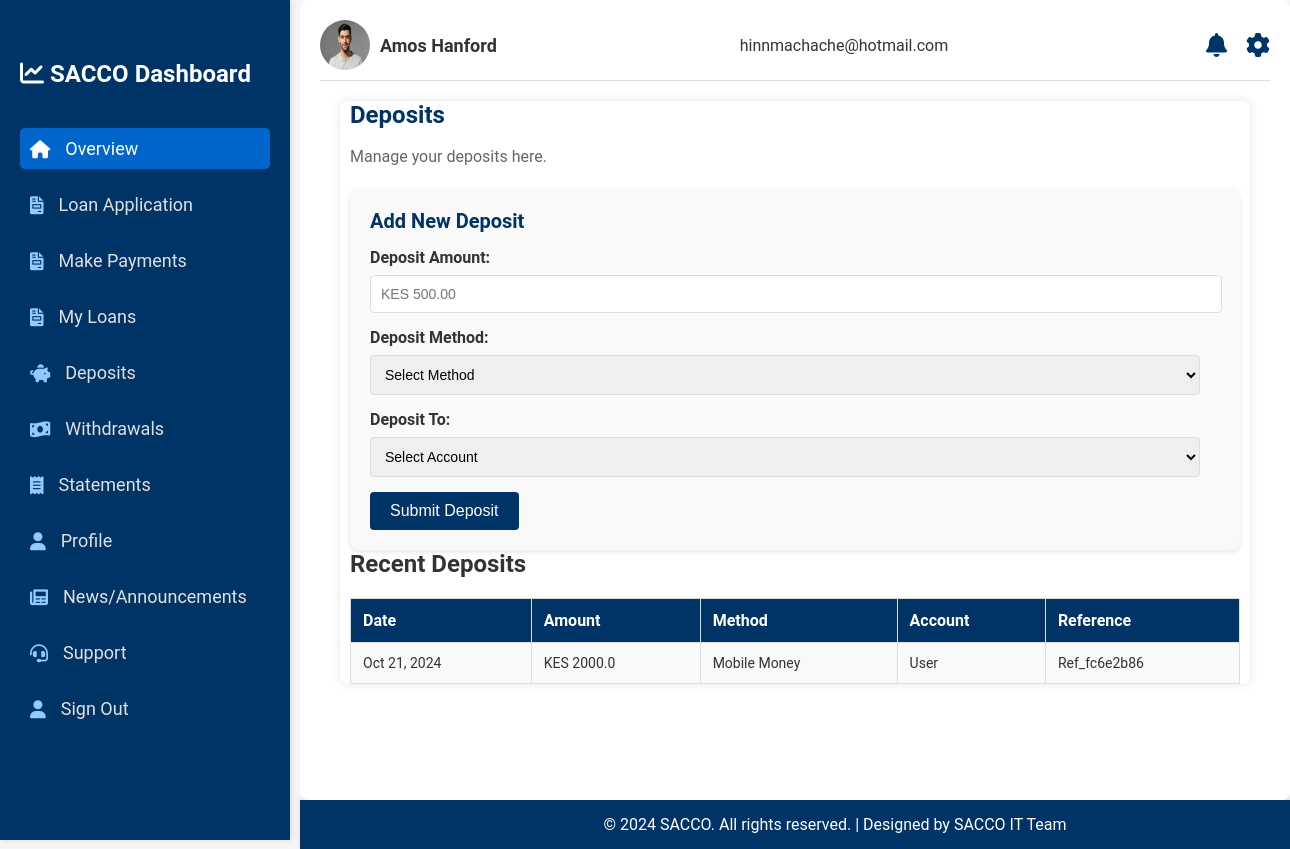
Before: /deposit (signed in) with the older database file.
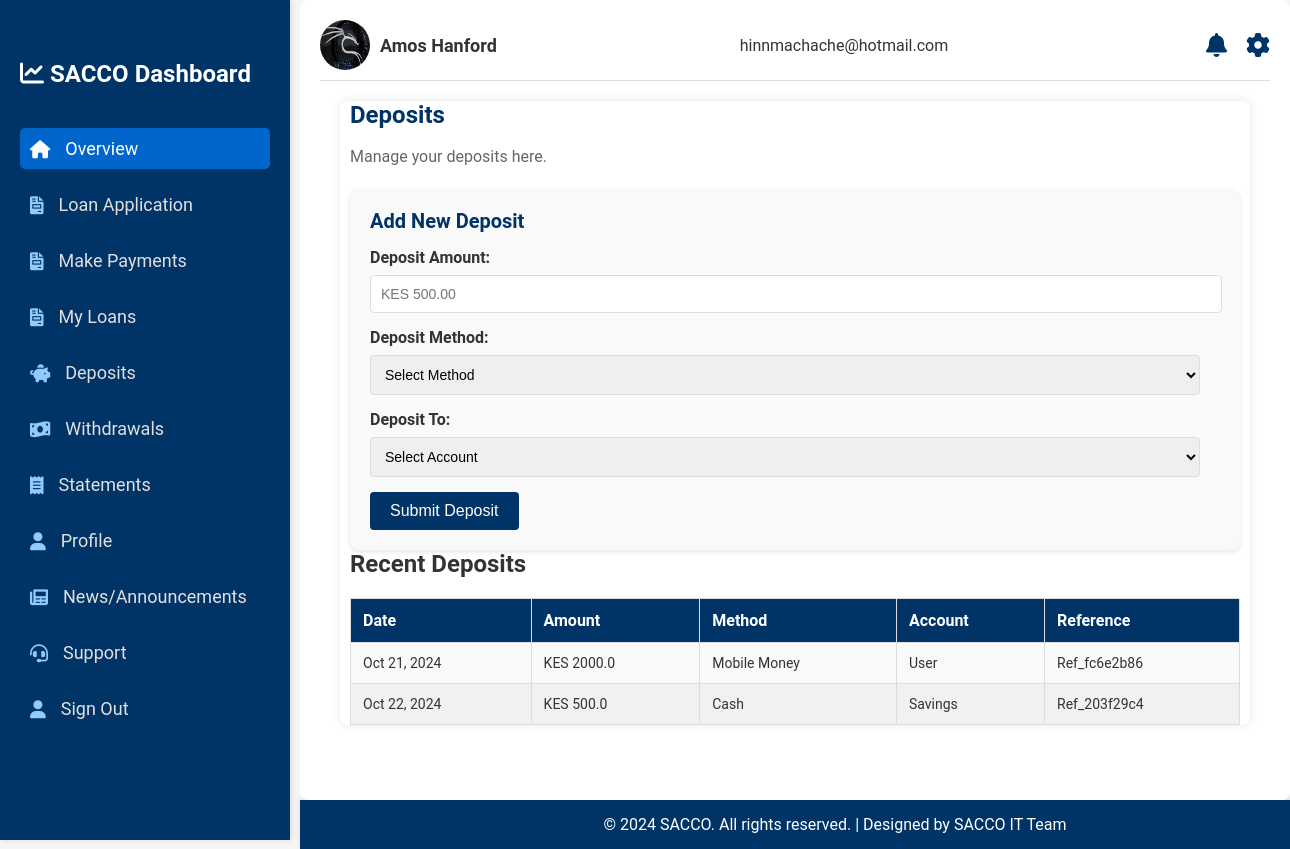
After: the same page with the newer database file.
### main_app/models.py (models this page shows, shortened)
class User_personalData(db.Model):
    id = db.Column(db.Integer, primary_key=True)
    user_id = db.Column(db.String, db.ForeignKey('user.user_id'), nullable=False)  # Foreign Key
    user = db.relationship('User', back_populates='personal_data', lazy=True)
    surname = db.Column(db.String(30), nullable=False)
    other_names = db.Column(db.String(120), nullable=False)
    income = db.Column(db.Float, nullable=False)
    dob = db.Column(db.String(20), nullable=False)
    id_number = db.Column(db.Integer, unique=True, nullable=False)
    telephone_no = db.Column(db.String(20), unique=True, nullable=False)
    address = db.Column(db.String(50), nullable=False)
    postal_code= db.Column(db.Integer, nullable=False)
    gender= db.Column(db.String(5), nullable=False)
    user_profile = db.Column(db.String(20), nullable=False, default="user.jpeg")
    id_profile = db.Column(db.String(20), nullable=False, default="user.jpeg")

class User(db.Model, UserMixin):
    user_id = db.Column(db.String(10), primary_key=True)
    username = db.Column(db.String(30), unique=True, nullable=False)
    email = db.Column(db.String(120), unique=True, nullable=False)
    role = db.Column(db.String(6), nullable=False)
    password = db.Column(db.String, nullable=False)
    personal_data = db.relationship('User_personalData', back_populates='user', uselist=False)
    personal_loan = db.relationship("Loan", back_populates="loan_user", uselist=False)
    account = db.relationship('Account', back_populates='user', uselist=False)
    withdrawals = db.relationship('Withdrawals', back_populates='user', uselist=False)
    deposits = db.relationship('Deposit', back_populates='user', uselist=False)

class Deposit(db.Model):
    id = db.Column(db.Integer, primary_key=True)
    user_id = db.Column(db.Integer, db.ForeignKey('user.user_id'), nullable=False)
    user = db.relationship('User', back_populates='deposits')
    amount = db.Column(db.Float, nullable=False)
    deposit_method = db.Column(db.String(50), nullable=False)
    reference_no = db.Column(db.String(50), nullable=False, unique=True)
    account_type = db.Column(db.String(50), nullable=False)
    created_at = db.Column(db.DateTime, default=datetime.now())

### main_app/routes.py (the view)
@app.route("/deposit", methods=['POST', 'GET'])
@login_required
def deposit():
    user_deposits = []
    if request.method == 'POST':
        if 'amount' in request.form and 'deposit_method' in request.form and 'account' in request.form:
            deposit_amount = float(request.form['amount'])
            deposit_method = request.form['deposit_method']
            account_type = request.form['account']
            reference_no = f'Ref_{get_next_ref_id()}'
            if account_type == 'User':
                user_account = Account.query.filter_by(user_id=current_user.user_id).first()
                if user_account:
                    user_account.balance += deposit_amount
                    db.session.commit()
                deposit = Deposit(user_id=current_user.user_id, amount=deposit_amount,
                                deposit_method=deposit_method, account_type=account_type,
                                reference_no=reference_no)
                db.session.add(deposit)
                db.session.commit()
    elif request.method == 'GET':
        user_deposits = []
        user_deposits = Deposit.query.filter_by(user_id=current_user.user_id).all()
    return render_template("user/deposits.html", title="Deposits | SACCO Dashboard",
                           deposits=user_deposits)

### main_app/models.py (called while the page is built)
@login_manager.user_loader
def load_user(user_id):
    user_id = str(user_id)
    if user_id.startswith('user_'):
        return User.query.get(user_id)
    elif user_id.startswith('admin_'):
        return Admin.query.get(user_id)
    return None  # Return None if no user/admin is found

### main_app/templates/user/deposits.html (shortened to what this page needs)
{% extends "user/layout.html" %}
{% block content %}
<div class="deposits">
    <h1>Deposits</h1>
    <p>Manage your deposits here.</p>
        <div class="deposit-form">
        <h2>Add New Deposit</h2>
        <form action="{{ url_for('deposit') }}" method="post">
            <label for="amount">Deposit Amount:</label>
            <input type="text" id="amount" name="amount" placeholder="KES 500.00" required>
            <label for="deposit-method">Deposit Method:</label>
            <select id="deposit_method" name="deposit_method" required>
                <option value="">Select Method</option>
            </select>
            <label for="account">Deposit To:</label>
            <select id="account" name="account" required>
                <option value="">Select Account</option>
            </select>
            <button type="submit">Submit Deposit</button>
        </form>
    </div>
    <div class="recent-deposits">
        <h2>Recent Deposits</h2>
        <table class="deposit-history">
            <thead>
                <tr>
                    <th>Date</th>
                    <th>Amount</th>
                    <th>Method</th>
                    <th>Account</th>
                    <th>Reference</th>
                </tr>
            </thead>
            <tbody>
                 {% for deposit in deposits %}
                    <tr>
                        <td>{{ deposit.created_at.strftime('%b %d, %Y') }}</td>
                        <td>KES {{ deposit.amount }}</td>
                        <td>
                            {% if deposit.deposit_method == 'bank_transfer' %}
                                Bank Transfer
                            {% elif deposit.deposit_method == 'mobile_money' %}
                                Mobile Money
                            {% elif deposit.deposit_method == 'cash' %}
                                Cash
                            {% else %}
                                Unknown Method
                            {% endif %}
                        </td>
                        <td>{{ deposit.account_type }}</td>
                        <td>{{ deposit.reference_no }}</td>
                    </tr>
                 {% endfor %}
            </tbody>
        </table>
    </div>
</div>
{% endblock content %}

### main_app/templates/user/layout.html (shortened to what this page needs)
<!DOCTYPE html>
<html lang="en">
<head>
    {% block head %}
    <link rel="stylesheet" href="{{ url_for('static', filename='/css/styles.css') }}">
    <link rel="stylesheet" href="https://cdnjs.cloudflare.com/ajax/libs/font-awesome/6.0.0-beta3/css/all.min.css">
    {% endblock %}
</head>
<body>
    <div class="dashboard">
        <div class="sidebar">
            <h2><i class="fas fa-chart-line"></i> SACCO Dashboard</h2>
                <ul>
                    <li><a href="{{ url_for('home') }}" class="active"><i class="fas fa-home"></i> Overview</a></li>
                    <li><a href="{{ url_for('application') }}"><i class="fas fa-file-invoice"></i> Loan Application</a></li>
                    <li><a href="{{ url_for('repay_loan') }}"><i class="fas fa-file-invoice"></i> Make Payments </a></li>
                    <li><a href="{{ url_for('loan_application_status') }}"><i class="fas fa-file-invoice"></i> My Loans </a></li>
                    <li><a href="{{ url_for('deposit') }}"><i class="fas fa-piggy-bank"></i> Deposits</a></li>
                    <li><a href="{{ url_for('withdrawals') }}"><i class="fas fa-money-bill-wave"></i> Withdrawals</a></li>
                    <li><a href="{{ url_for('statements') }}"><i class="fas fa-receipt"></i> Statements</a></li>
                    <li><a href="{{ url_for('profile') }}"><i class="fas fa-user"></i> Profile</a></li>
                    <li><a href="{{ url_for('news') }}"><i class="fas fa-newspaper"></i> News/Announcements</a></li>
                    <li><a href="{{ url_for('support') }}"><i class="fas fa-headset"></i> Support</a></li>
                    <li><a href="{{ url_for('logout') }}"><i class="fas fa-user"></i> Sign Out</a></li>
                </ul>
        </div>
        <div class="main-content">
            <header>
                <div class="user-info">
                    {% if current_user.personal_data %}
                    <img src="{{ url_for('static', filename='assets/' + current_user.personal_data.user_profile) }}"
                        alt="User" class="user-icon">
                    {% else %}
                    <img src="{{ url_for('static', filename='assets/user.jpeg') }}" alt="User" class="user-icon">
                    {% endif %}
                    {% if current_user.personal_data %}
                    <span class="user-name">{{ current_user.personal_data.other_names ~ ' ' ~ current_user.personal_data.surname }}</span>
                    {% else %}
                    <span class="user-name">{{ current_user.username }}</span>
                    {% endif %}
                </div>
                <div class="user-email">{{ current_user.email }}</div>
                <div class="header-icons">
                    <i class="notification-icon fas fa-bell" onclick="showNotificationPopup()"></i>
                    <i class="settings-icon fas fa-cog"></i>
                </div>
            </header>
            {% block content %}{% endblock %}
        </div>
    </div>
    <footer>
        <p>© 2024 SACCO. All rights reserved. | Designed by SACCO IT Team</p>
    </footer>
</body>
</html>

### main_app/static/css/styles.css (style rules this page uses)
body { font-family: 'Roboto', sans-serif; margin: 0; padding: 0; color: #333; background-color: #f5f5f5; }
a { text-decoration: none; color: inherit; }
h1, h2, h3, h4, h5, h6 { margin: 0; padding: 0; }
.dashboard { display: flex; min-height: 100vh; }
.sidebar { width: 250px; background-color: #003366; color: #fff; height: 100vh; padding: 20px; box-shadow: 2px 0 5px rgba(0, 0, 0, 0.1); position: fixed; top: 0; left: 0; transition: width 0.3s ease; }
.sidebar h2 { margin-top: 40px; font-size: 24px; margin-bottom: 40px; }
.sidebar ul { list-style: none; padding: 0; }
.sidebar ul li { margin: 15px 0; }
.sidebar ul li a { color: #e0e0e0; font-size: 18px; display: flex; align-items: center; padding: 10px; border-radius: 5px; transition: background-color 0.3s ease, color 0.3s ease; }
.sidebar ul li a i { margin-right: 15px; color: #90caff; }
.sidebar ul li a.active { background-color: #0066cc; color: #fff; }
.sidebar ul li a.active i { color: #fff; }
.main-content { flex-grow: 1; margin-left: 300px; padding: 20px; background-color: #fff; border-radius: 8px; }
header { display: flex; justify-content: space-between; align-items: center; margin-bottom: 20px; border-bottom: 1px solid #ddd; padding-bottom: 10px; }
.user-info { display: flex; align-items: center; }
.user-info .user-icon { width: 50px; height: 50px; border-radius: 50%; margin-right: 10px; }
.user-info .user-name { font-size: 18px; font-weight: bold; }
.header-icons i { font-size: 24px; margin-left: 15px; cursor: pointer; color: #003366; transition: color 0.3s ease, transform 0.3s ease; }
.transactions, .loan-application, .deposits, .savings, .statements, .notifications, .profile, .news, .support { background-color: #fff; padding: 20px; border-radius: 8px; box-shadow: 0 0 10px rgba(0, 0, 0, 0.1); margin-bottom: 20px; }
.transactions h1, .loan-application h1, .deposits h1, .savings h1, .statements h1, .notifications h1, .profile h1, .news h1, .support h1 { font-size: 24px; color: #003366; margin-bottom: 15px; }
.transactions p, .loan-application p, .deposits p, .savings p, .statements p, .notifications p, .profile p, .news p, .support p { font-size: 16px; line-height: 1.5; }
footer { background-color: #003366; color: #fff; text-align: center; padding: 15px; margin-left: 300px; width: calc(100% - 250px); bottom: 0; left: 250px; box-shadow: 0 -2px 5px rgba(0, 0, 0, 0.1); transition: left 0.3s ease, width 0.3s ease; }
footer p { margin: 0; }
button { padding: 12px 20px; background-color: #003366; color: #fff; border: none; border-radius: 8px; cursor: pointer; font-size: 16px; transition: background-color 0.3s ease; }
.deposits { margin: 20px; padding: 0 10px; }
.deposits h1 { font-size: 24px; color: #003366; margin-bottom: 10px; }
.deposits p { font-size: 16px; color: #666; margin-bottom: 20px; }
.deposit-form { background-color: #f9f9f9; padding: 20px; border-radius: 8px; box-shadow: 0 2px 5px rgba(0, 0, 0, 0.1); }
.deposit-form h2 { font-size: 20px; margin-bottom: 15px; color: #003366; }
.deposit-form label { display: block; margin-bottom: 8px; font-weight: bold; }
.deposit-form input, .deposit-form select { width: calc(100% - 20px); padding: 10px; margin-bottom: 15px; border: 1px solid #ddd; border-radius: 4px; font-size: 14px; }
.deposit-form button { background-color: #003366; color: #fff; border: none; padding: 10px 20px; font-size: 16px; border-radius: 4px; cursor: pointer; }
.deposit-history { margin-top: 20px; width: 100%; border-collapse: collapse; }
.deposit-history th, .deposit-history td { padding: 12px; border: 1px solid #ddd; text-align: left; font-size: 14px; color: #333; }
.deposit-history th { background-color: #003366; color: #fff; font-size: 16px; }
.deposit-history td { background-color: #f9f9f9; }
.deposit-history tr:nth-child(even) td { background-color: #f1f1f1; }

Changed rows visible on the page:
changed User_personalData "Amos Hanford": user_profile: picture added in place of a placeholder
added Deposit: created_at "Oct 22, 2024", amount "500.0", deposit_method "Cash", account_type "Savings", reference_no "Ref_203f29c4"
